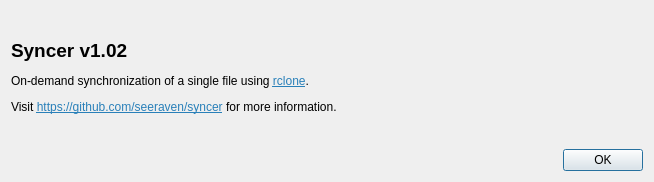
<?xml version="1.0" encoding="UTF-8"?>
<ui version="4.0">
 <class>AboutDialog</class>
 <widget class="QDialog" name="AboutDialog">
  <property name="geometry">
   <rect>
    <x>0</x>
    <y>0</y>
    <width>654</width>
    <height>182</height>
   </rect>
  </property>
  <property name="windowTitle">
   <string>About</string>
  </property>
  <layout class="QVBoxLayout" name="verticalLayout">
   <item>
    <widget class="QLabel" name="label_2">
     <property name="text">
      <string>&lt;html&gt;&lt;head/&gt;&lt;body&gt;&lt;p&gt;&lt;span style=&quot; font-size:14pt; font-weight:600;&quot;&gt;Syncer v1.02&lt;/span&gt;&lt;/p&gt;&lt;p&gt;On-demand synchronization of a single file using &lt;a href=&quot;https://rclone.org/&quot;&gt;&lt;span style=&quot; text-decoration: underline; color:#2980b9;&quot;&gt;rclone&lt;/span&gt;&lt;/a&gt;.&lt;/p&gt;&lt;p&gt;Visit &lt;a href=&quot;https://github.com/seeraven/syncer&quot;&gt;&lt;span style=&quot; text-decoration: underline; color:#2980b9;&quot;&gt;https://github.com/seeraven/syncer&lt;/span&gt;&lt;/a&gt; for more information.&lt;/p&gt;&lt;/body&gt;&lt;/html&gt;</string>
     </property>
    </widget>
   </item>
   <item>
    <widget class="QDialogButtonBox" name="buttonBox">
     <property name="orientation">
      <enum>Qt::Horizontal</enum>
     </property>
     <property name="standardButtons">
      <set>QDialogButtonBox::Ok</set>
     </property>
    </widget>
   </item>
  </layout>
 </widget>
 <resources/>
 <connections>
  <connection>
   <sender>buttonBox</sender>
   <signal>accepted()</signal>
   <receiver>AboutDialog</receiver>
   <slot>accept()</slot>
   <hints>
    <hint type="sourcelabel">
     <x>248</x>
     <y>254</y>
    </hint>
    <hint type="destinationlabel">
     <x>157</x>
     <y>274</y>
    </hint>
   </hints>
  </connection>
  <connection>
   <sender>buttonBox</sender>
   <signal>rejected()</signal>
   <receiver>AboutDialog</receiver>
   <slot>reject()</slot>
   <hints>
    <hint type="sourcelabel">
     <x>316</x>
     <y>260</y>
    </hint>
    <hint type="destinationlabel">
     <x>286</x>
     <y>274</y>
    </hint>
   </hints>
  </connection>
 </connections>
</ui>
